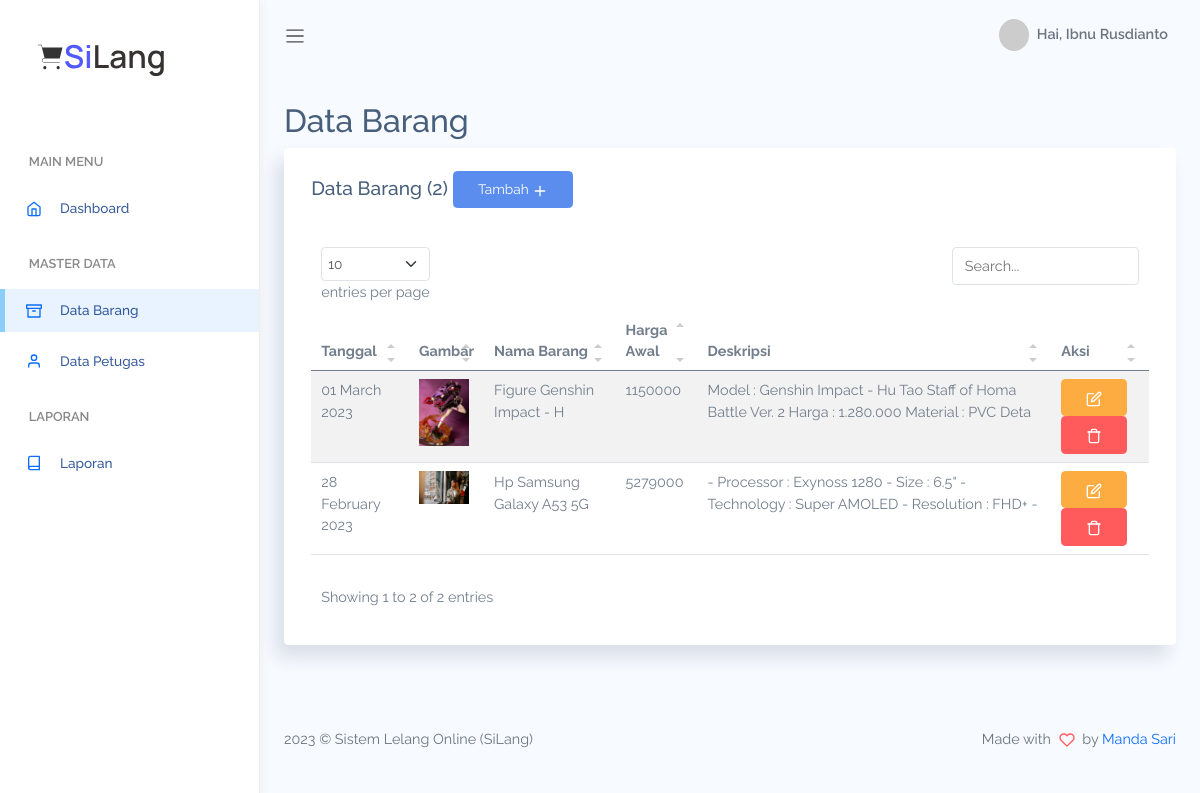
Screenshot of /barang (signed in) with the database file from the repository.
### tables this page shows
CREATE TABLE `tb_barang` (
  `id_barang` int(11) NOT NULL,
  `gambar` varchar(100) NOT NULL,
  `nama_barang` varchar(25) NOT NULL,
  `tgl` date NOT NULL,
  `harga_awal` int(20) NOT NULL,
  `deskripsi_barang` varchar(100) NOT NULL
);

### app/core/Controller.php (called while the page is built, shortened)
<?php
class Controller
{
    public function view(string $view, ?array $data = [])
    {
        require_once '../app/views/' . $view . '.php';
    }
    public function model(string $model)
    {
        return new $model;
    }
}

### app/controllers/Barang.php (called while the page is built, shortened)
<?php
class Barang extends Controller
{
    public function index()
    {
        $data['title'] = 'Data Barang';
        $data['dataBarang'] = $this->model('M_barang')->getDataBarang();
        $data['dataTable'] = true;
        $this->view('page/backend/barang/index', $data);
    }
}

### app/core/App.php (called while the page is built, shortened)
<?php
class App
{
    public function __construct(protected $controller = 'Home', protected $method = 'index', protected $params = [])
    {
        $this->controller = new $this->controller;
        call_user_func_array([$this->controller, $this->method], $this->params);
    }
}

### public/index.php (called while the page is built, shortened)
<?php
$app = new App;

### app/core/Database.php (called while the page is built, shortened)
<?php
class Database
{
    private $host = DB_HOST;
    private $user = DB_USER;
    private $pass = DB_PASS;
    private $dbnm = DB_NAME;
    private $dbh;
    private $stmt;
    public function __construct()
    {
        $dsn = 'mysql:host=' . $this->host . ';dbname=' . $this->dbnm;
        $option = [
            PDO::ATTR_PERSISTENT => true,
            PDO::ATTR_ERRMODE => PDO::ERRMODE_EXCEPTION
        ];
        try {
            $this->dbh = new PDO($dsn, $this->user, $this->pass, $option);
        } catch (PDOException $e) {
            die($e->getMessage());
        }
    }
    public function query($query)
    {
        $this->stmt = $this->dbh->prepare($query);
    }
    public function execute()
    {
        $this->stmt->execute();
    }
    public function resultSet()
    {
        $this->execute();
        return $this->stmt->fetchAll(PDO::FETCH_ASSOC);
    }
}

### app/models/M_barang.php (called while the page is built, shortened)
<?php
class M_barang
{
    private $table = "tb_barang";
    private $db;
    public function __construct()
    {
        $this->db = new Database;
    }
    public function getDataBarang()
    {
        $this->db->query("SELECT * FROM $this->table");
        return $this->db->resultSet();
    }
}

### app/views/page/backend/barang/index.php (the view, shortened to what this page needs)
<div class="main-content container-fluid">
    <div class="page-title">
        <div class="row">
            <div class="col-12 col-md-6 order-md-1 order-last">
                <h3><?= $data['title'] ?></h3>
            </div>
        </div>
    </div>
    <section class="section">
        <div class="card">
            <div class="card-header">
                <h4 class="card-title">
                    <?= $data['title'] . ' (' . count($data['dataBarang']) . ')' ?>
                    <a href="<?= BASE_URL ?>/barang/create" class="btn btn-primary">Tambah <i data-feather="plus"></i></a>
                </h4>
            </div>
            <div class="card-body">
                <div class="table-responsive">
                    <table class='table table-striped' id="table1">
                        <thead>
                            <tr>
                                <th>Tanggal</th>
                                <th>Gambar</th>
                                <th>Nama Barang</th>
                                <th>Harga Awal</th>
                                <th>Deskripsi</th>
                                <th>Aksi</th>
                            </tr>
                        </thead>
                        <tbody>
                            <?php
                            foreach ($data['dataBarang'] as $db) : ?>
                                <tr>
                                    <td><?= date('d F Y', strtotime($db['tgl'])) ?></td>
                                    <td><img src="assets/images/barang/<?= $db['gambar'] ?>" width="50"></td>
                                    <td><?= $db['nama_barang'] ?></td>
                                    <td><?= $db['harga_awal'] ?></td>
                                    <td><?= $db['deskripsi_barang'] ?></td>
                                    <td>
                                        <a href="<?= BASE_URL ?>/barang/edit/<?= $db['id_barang'] ?>" class="btn btn-warning"><i data-feather="edit"></i></a>
                                        <button class="btn btn-danger delete-confirm" data-action="<?= BASE_URL ?>/barang/delete" data-id="<?= $db['id_barang'] ?>"><i data-feather="trash"></i></button>
                                    </td>
                                </tr>
                            <?php
                            endforeach;
                            ?>
                        </tbody>
                    </table>
                </div>
            </div>
        </div>
    </section>
</div>

### public/assets/css/app.css (style rules this page uses)
* { font-family:Raleway }
#main .main-content { padding:2rem 1.5rem }
#main .main-content .page-title h3 { font-size:2rem }
a { text-decoration:none }
a,button { outline:0 }
.feather,i { font-size:14px;height:1rem }
.btn i,.btn svg { width:16px;height:16px }
.btn.btn-danger,.btn.btn-dark,.btn.btn-info,.btn.btn-light,.btn.btn-link,.btn.btn-primary,.btn.btn-secondary,.btn.btn-success,.btn.btn-warning { color:#fff }
.card { box-shadow:-8px 12px 18px 0 rgba(25,42,70,.13);margin-bottom:2.2rem }
.card .card-header { border:none }
.card .card-header h4 { font-size:1.2rem }
.card .card-header~.card-body { padding-top:0 }
.card .card-title { font-size:1.2rem }
.card .card-body { padding:1.4rem 1.7rem }
.dataTable-table td,.dataTable-table thead th,.table td,.table thead th { vertical-align:middle }
.dataTable-table thead th,.table thead th { border-bottom:2px solid #475f7b }

### rows the page displays
tb_barang: tgl "01 March 2023", gambar (picture), nama_barang "Figure Genshin Impact - H", harga_awal "1150000", deskripsi_barang "Model : Genshin Impact - Hu Tao Staff of Homa Battle Ver. 2 Harga : 1.280.000 Material : PVC Deta"
tb_barang: tgl "28 February 2023", gambar (picture), nama_barang "Hp Samsung Galaxy A53 5G", harga_awal "5279000", deskripsi_barang "- Processor : Exynoss 1280 - Size : 6.5\" - Technology : Super AMOLED - Resolution : FHD+ -"

### other values shown
$nama "Ibnu Rusdianto"
$data['title'] "Data Barang"
count($data['dataBarang']) "2"
APP_NAME "Sistem Lelang Online (SiLang)"
AUTHOR "Manda Sari"
